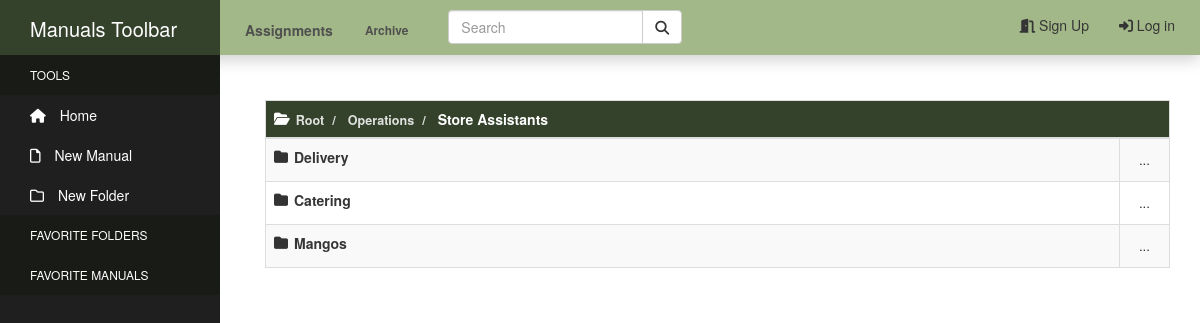
The app's page /?dir_id=8 with its own data.
### manuals/models.py (models this page shows, shortened)
class Directory(MPTTModel):
    name = models.CharField(max_length=50, unique=True)
    created_by = models.ForeignKey(User, null=True, on_delete=models.SET_NULL)
    parent = TreeForeignKey(
    'self',
    null=True,
    blank=True,
    related_name='children',
    on_delete=models.CASCADE
    )
    class MPTTMeta:
        order_insertion_by: ['name']
    class Meta:
        verbose_name = 'Directory'
        verbose_name_plural = 'Directories'

### manuals/views.py (the view)
# urls.py: path('', views.index, name='index'),
def index(request):
    if request.method == 'GET':
        dir_id = int(request.GET.get('dir_id', default=1))
        current_folder = Directory.objects.get(pk=dir_id)
        children = current_folder.get_children()
        ancestors = current_folder.get_ancestors()
        manuals = current_folder.manuals(manager='active_objects').all()
        directories = {
            'directories': children,
            'current_folder': current_folder,
            'ancestors': ancestors,
            'manuals': manuals,
        }
        if request.is_ajax():
            return render(request, 'manuals/index_table.html', directories)
        else:
            return render(request, 'manuals/index.html', directories)

### manuals/managers.py (called while the page is built)
    def get_queryset(self):
        return super().get_queryset().filter(is_archived=False)

### manuals_site/my_processors/my_context.py (called while the page is built)
def custom_message_processor(request):
    messages = []
    uniq_messages = []
    for m in get_messages(request):
        if m.message not in messages:
            messages.append(m.message)
            uniq_messages.append(m)
    return {'messages': uniq_messages}

### manuals/templates/manuals/index.html (shortened to what this page needs)
{% extends "manuals/header.html" %}
{% block content %}
{% load static %}
{% load mptt_tags %}
    <div class="container-fluid" id="dir-table">
        {% include "manuals/index_table.html" %}
    </div>
{% endblock %}

### manuals/templates/manuals/index_table.html (shortened to what this page needs)
{% load static %}
{% load mptt_tags %}
<table class="table table-striped table-bordered table-hover">
    <thead class="thead-dark">
    <tr>
        <th colspan="2" scope="col" class="file-root" id="pk-{{ current_folder.id }}">
            {% if ancestors %}
                {% for ancestor in ancestors %}
                    <a class="folder folder-breadcrumb" id="pk-{{ ancestor.id }}" href="#">{{ ancestor.name }}</a>
                {% endfor %}
            {% endif %}
            <strong>{{ current_folder.name }}</strong>
        </th>
    </tr>
    </thead>
    <tbody>
    {% for directory in directories %}
        {% if not directory.name == "Root" %}
            <tr>
                <td class="file-folder col-main">
                    <strong><a class="folder" id="pk-{{ directory.id }}"  href="#">{{ directory.name }}</a></strong>
                </td>
                <td class="col-secondary">
                    <div class="folder-dropdown">
                        <a class="btn btn-sm btn-drop" href="#">...</a>
                    </div>
                </td>
            </tr>
        {% endif %}
    {% endfor %}
    </tbody>
</table>

### manuals/static/manuals/css/styles.css (style rules this page uses)
.thead-dark { color: #fff; background-color:rgb(52, 66, 44); border-color:#1c2412; }
a.folder-breadcrumb { color: rgba(255, 255, 255, 0.842); font-size: 90%; }
a.folder-breadcrumb::after { padding: 8px; color:rgba(255, 255, 255, 0.842); content: "/"; }
.file-root::before { content: '\f07c'; font-family: "fontawesome"; font-size: 14px; font-weight: 900; float: left; margin-right: 6px; }
.file-folder::before { content: '\f07b'; font-family: "fontawesome"; font-size: 14px; float: left; margin-right: 6px; }
.col-main { width: 95%; }
.col-secondary { width: 5%; }
.btn-drop { font-size: 10pt; padding-top: 2px; padding-bottom: 2px; }
.folder-dropdown, .file-dropdown { position: relative; display: inline-block; }

### records on screen
Directory: name "Root"
Directory: name "Operations"
Directory: name "Store Assistants"
Directory: name "Delivery"
Directory: name "Catering"
Directory: name "Mangos"
